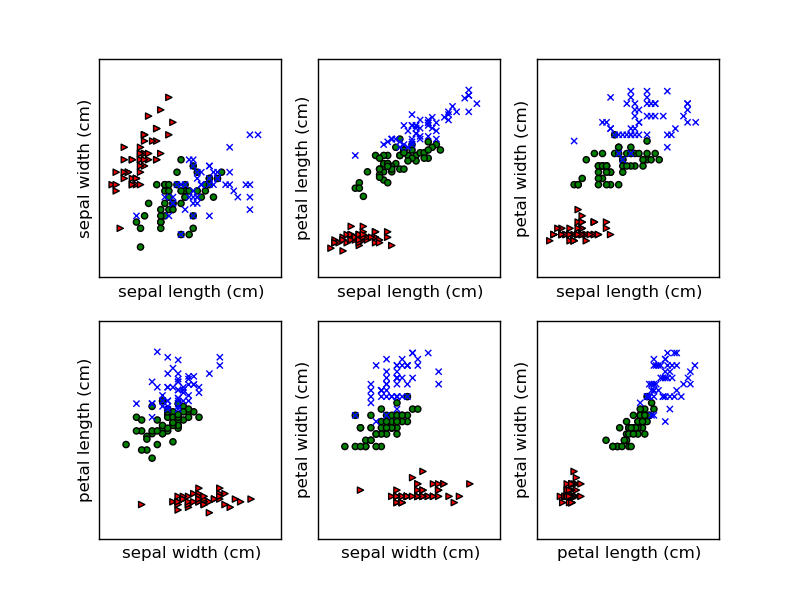

The script that drew this image:
import numpy as np
from sklearn.datasets import load_iris
from matplotlib import pyplot as plt

data = load_iris()
features = data['data']
feature_names = data['feature_names']
target = data['target']

pairs = [(0,1), (0,2), (0,3), (1,2), (1,3), (2,3)]
for i, (p0, p1) in enumerate(pairs):
    plt.subplot(2, 3, i+1)
    #subplot(numRows, numCols, plotNum)
    #plotNum =1 is the first plot number and fill rows first
    for t, marker, c in zip(range(3), ">ox", "rgb"):
        plt.scatter(features[target==t, p0], features[
        target==t, p1], marker=marker, c=c)
    plt.xlabel(feature_names[p0])
    plt.ylabel(feature_names[p1])
    plt.xticks(range(2),('Tom'))
    #help('pylab.xticks') to add thing here and there
    plt.yticks([])
plt.savefig('../1400_02_01.png')
    
